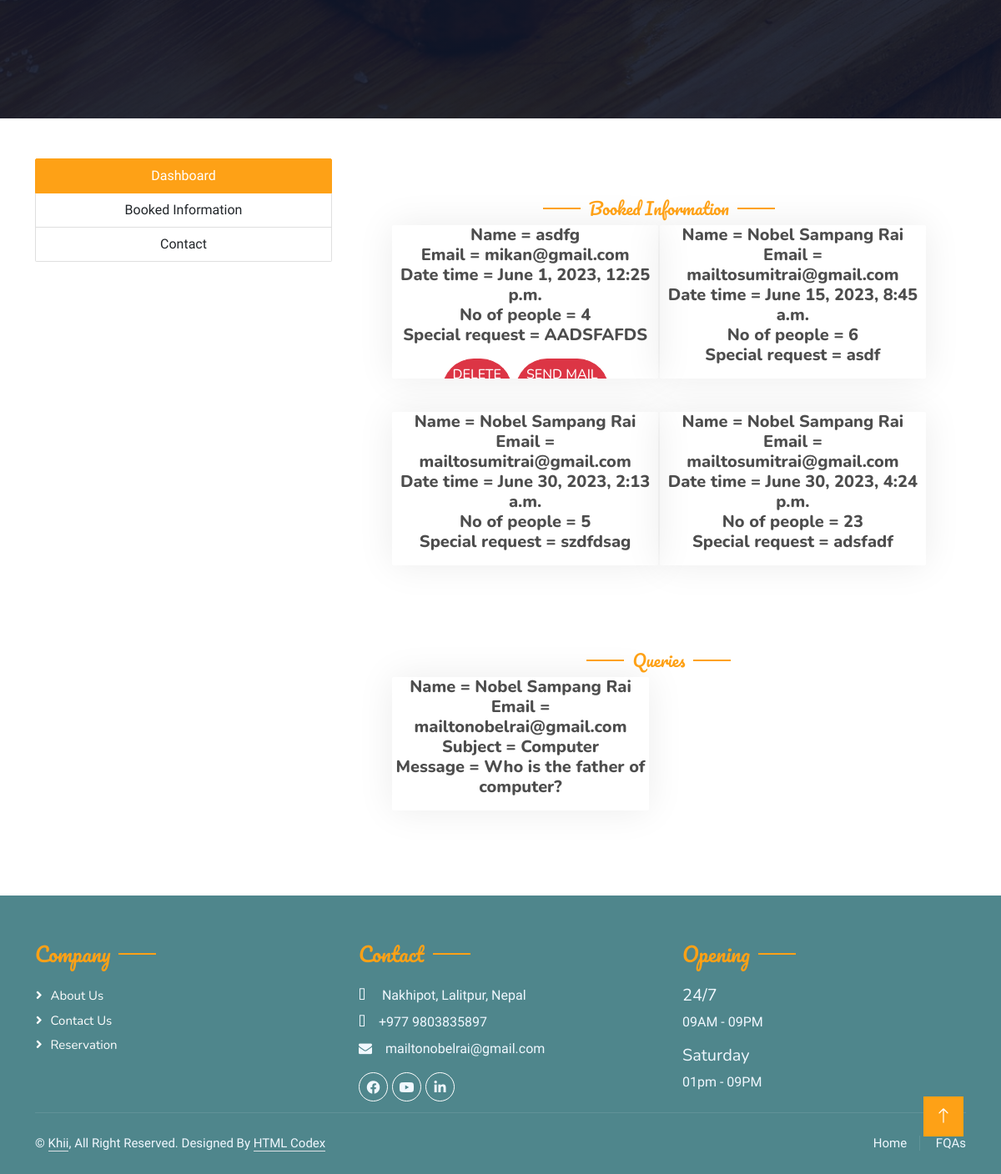
The page /staff-page/ (signed in, lower part) on the database as committed earlier.
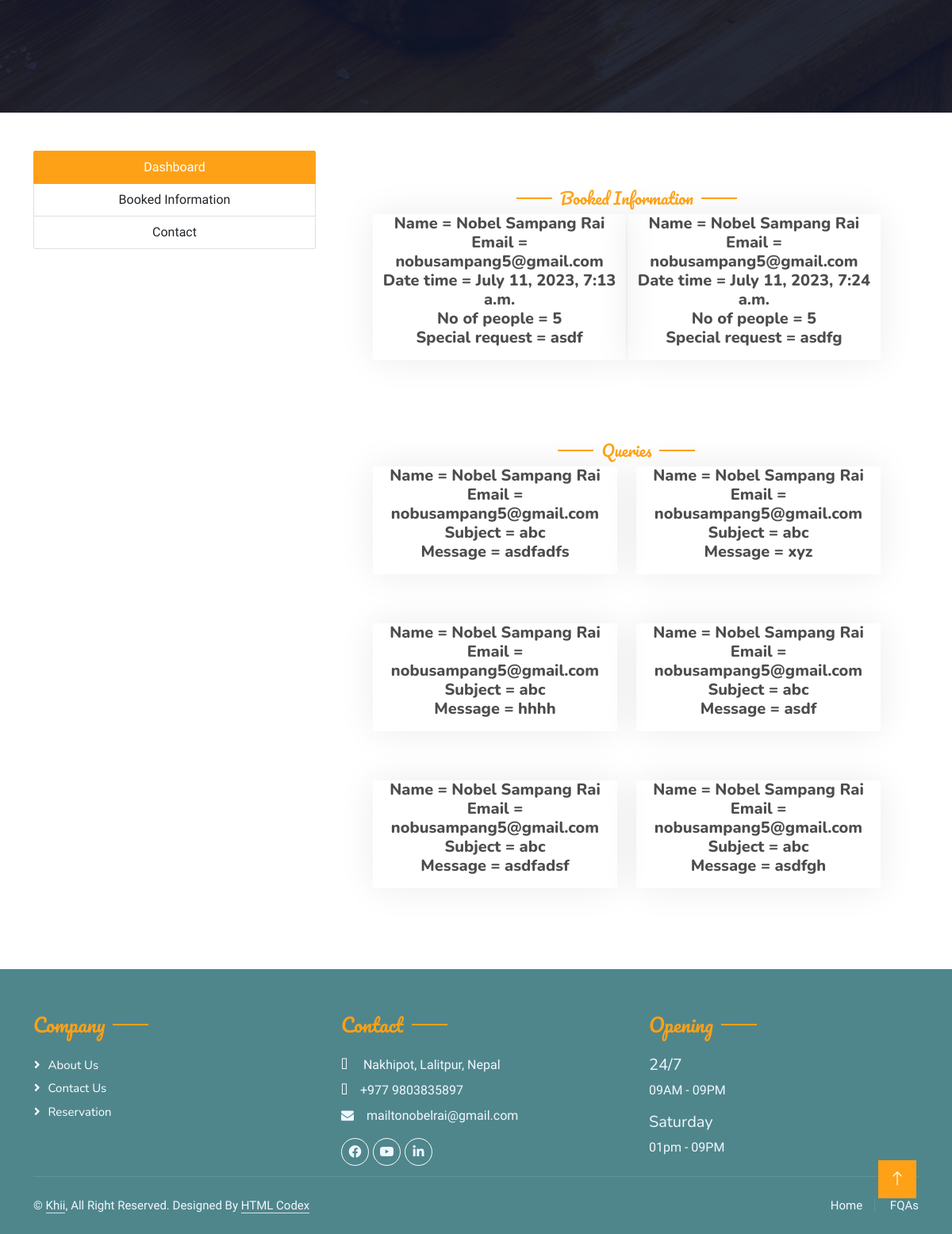
The same page on the database as committed later.
### home/models.py (models this page shows, shortened)
class Booking(models.Model):
    user = models.OneToOneField(User, null=True, blank=True, on_delete=models.CASCADE)
    name = models.CharField(max_length=50, null=True)
    email = models.EmailField(max_length=50, null=True)
    datetime = models.DateTimeField(auto_now_add=True,null=True)
    no_of_people = models.IntegerField(null=True)
    special_request = models.TextField(max_length=200, null=True)
    pre_order = models.ManyToManyField(Items, blank=True)
    date_booked = models.DateTimeField(auto_now_add=True, null=True)

class Contact(models.Model):
    user = models.OneToOneField(User, null=True, blank=True, on_delete=models.CASCADE)
    name = models.CharField(max_length=50)
    email = models.EmailField(max_length=50)
    subject = models.CharField(max_length=100)
    message = models.TextField(max_length=300)
    date_messaged = models.DateTimeField(auto_now_add=True, null=True)

### home/views.py (the view)
# urls.py: path("staff-page/", staff_page, name="staff_page"),
@login_required(login_url='login')
@staff_member_required
def staff_page(request):
    context = {"booking_infos": Booking.objects.all(),
               "contacts": Contact.objects.all()
               }
    return render(request, "staff-page.html", context)

### template/staff-page.html (shortened to what this page needs)
{% extends 'base.html' %}
{% block myblock %}
<div class="container text-center">
  <div class="row">
    <div class="col-sm-4">
      <div class="list-group">
  <a href="#" class="list-group-item list-group-item-action active" aria-current="true">
   Dashboard
  </a>
  <a href="#Booked_Information" class="list-group-item list-group-item-action">Booked Information</a>
  <a href="#Contact_Information" class="list-group-item list-group-item-action">Contact</a>
</div></div>
    <div class="col-sm-8">
            <div id="Booked_Information" class="container-xxl pt-5 pb-3">
            <div class="container">
                <div class="text-center wow fadeInUp" data-wow-delay="0.1s">
                    <h5 class="section-title ff-secondary text-center text-primary fw-normal">Booked Information</h5>
                </div>
                <div class="row g-1">
                            {% for booking_info in booking_infos %}
                    <div class="col-lg-3 col-md-6 wow fadeInUp" data-wow-delay="0.1s">
                        <div class="team-item text-center rounded overflow-hidden">
                            <h5 class="mb-0">Name = {{ booking_info.name }}</h5>
                            <h5 class="mb-0">Email = {{ booking_info.email }}</h5>
                            <h5 class="mb-0">Date time = {{ booking_info.datetime }}</h5>
                            <h5 class="mb-0">No of people = {{ booking_info.no_of_people }}</h5>
                            <h5 class="mb-0">Special request = {{ booking_info.special_request }}</h5>
                            <div class="d-flex justify-content-center mt-3">
                                    <div class="col-12">
                                        <a href="{% url 'delete' booking_info.id %}" class="btn btn-danger">Delete</a>
                                        <a href="{% url 'send_email'%}" class="btn btn-danger">Send Mail</a>
                                    </div>
                            </div>
                        </div>
                    </div>
                     {% endfor %}
                </div>
            </div>
        </div  >
            <div id="Contact_Information" class="container-xxl pt-5 pb-3">
            <div class="container">
                <div class="text-center wow fadeInUp" data-wow-delay="0.1s">
                    <h5 class="section-title ff-secondary text-center text-primary fw-normal">Queries</h5>
                </div>
                <div class="row g-4">
                            {% for contact in contacts %}
                    <div class="col-lg-3 col-md-6 wow fadeInUp" data-wow-delay="0.1s">
                        <div class="team-item text-center rounded overflow-hidden">
                            <h5 class="mb-0">Name = {{ contact.name }}</h5>
                            <h5 class="mb-0">Email = {{ contact.email }}</h5>
                            <h5 class="mb-0">Subject = {{ contact.subject }}</h5>
                            <h5 class="mb-0">Message = {{ contact.message }}</h5>
                        </div>
                    </div>
                     {% endfor %}
                </div>
            </div>
        </div>
    </div>
  </div>
</div>
{% endblock %}

Rows that differ between the two databases and show on the page:
removed Booking: name "asdfg", email "mikan@gmail.com", datetime "June 1, 2023, 12:25 p.m.", no_of_people "4", special_request "AADSFAFDS"
removed Booking: name "Nobel Sampang Rai", email "mailtosumitrai@gmail.com", datetime "June 15, 2023, 8:45 a.m.", no_of_people "6", special_request "asdf"
removed Booking: name "Nobel Sampang Rai", email "mailtosumitrai@gmail.com", datetime "June 30, 2023, 2:13 a.m.", no_of_people "5", special_request "szdfdsag"
removed Booking: name "Nobel Sampang Rai", email "mailtosumitrai@gmail.com", datetime "June 30, 2023, 4:24 p.m.", no_of_people "23", special_request "adsfadf"
removed Contact: name "Nobel Sampang Rai", email "mailtonobelrai@gmail.com", subject "Computer", message "Who is the father of computer?"
added Booking: name "Nobel Sampang Rai", email "nobusampang5@gmail.com", datetime "July 11, 2023, 7:13 a.m.", no_of_people "5", special_request "asdf"
added Booking: name "Nobel Sampang Rai", email "nobusampang5@gmail.com", datetime "July 11, 2023, 7:24 a.m.", no_of_people "5", special_request "asdfg"
added Contact: name "Nobel Sampang Rai", email "nobusampang5@gmail.com", subject "abc", message "asdfadfs"
added Contact: name "Nobel Sampang Rai", email "nobusampang5@gmail.com", subject "abc", message "xyz"
added Contact: name "Nobel Sampang Rai", email "nobusampang5@gmail.com", subject "abc", message "hhhh"
added Contact: name "Nobel Sampang Rai", email "nobusampang5@gmail.com", subject "abc", message "asdf"
added Contact: name "Nobel Sampang Rai", email "nobusampang5@gmail.com", subject "abc", message "asdfadsf"
added Contact: name "Nobel Sampang Rai", email "nobusampang5@gmail.com", subject "abc", message "asdfgh"
